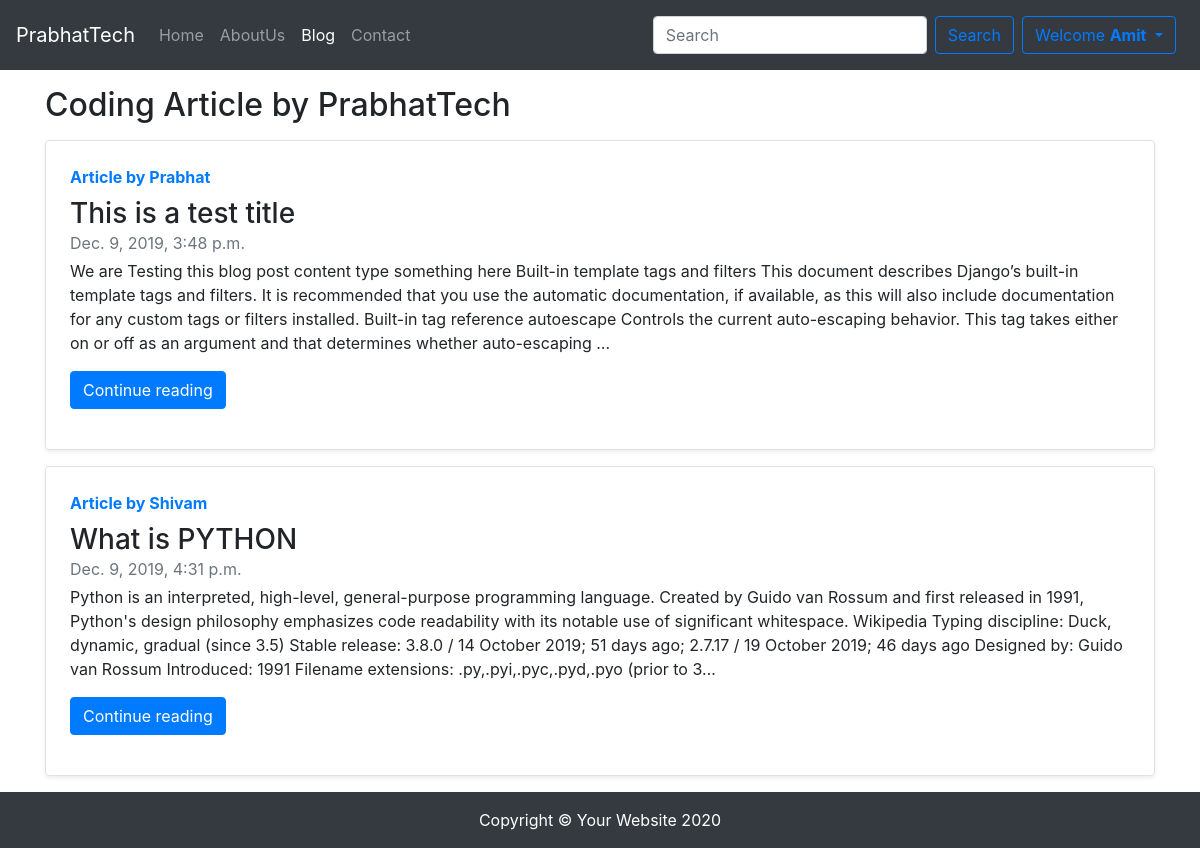
Page /blog/ (signed in) on the committed database.
### blog/models.py (models this page shows, shortened)
class Post(models.Model):
    sno = models.AutoField(primary_key=True)
    title = models.CharField(max_length=500)
    content = models.TextField()
    author = models.CharField(max_length=100)
    slug =  models.CharField(max_length=130)
    timestamp = models.DateTimeField()

### blog/views.py (the view)
# urls.py: path('',views.blogHome , name="blogHome" ),
def blogHome(request):
    allPosts = Post.objects.all()
    context = {'allPosts' : allPosts}
    return render(request,'blog/blogHome.html', context)

### templates/blog/blogHome.html (shortened to what this page needs)
{% extends 'base.html' %}
{% block blogactive %} active {% endblock %}
{% block body %}
<div class="container my-3">
<h2>Coding Article by PrabhatTech</h2>
{% for post  in allPosts %}
    <div class="row no-gutters border rounded overflow-hidden flex-md-row my-3 mb-3 shadow-sm h-md-250 position-relative">
        <div class="col p-4 d-flex flex-column position-static">
          <strong class="d-inline-block mb-2 text-primary">Article by {{post.author}} </strong>
          <h3 class="mb-0">{{post.title}}</h3>
          <div class="mb-1 text-muted">{{post.timestamp}}</div>
          <p class="card-text mb-auto">{{post.content| truncatechars:500 }}</p>
          <div><a href="/blog/{{post.slug}}" role="button" class="btn btn-primary my-3">Continue reading</a></div>
        </div>
    </div>
    {% endfor %}
</div>
{% endblock body %}

### templates/base.html (shortened to what this page needs)
<!DOCTYPE html>
<html lang="en">
<head>
  <link rel="stylesheet" href="https://stackpath.bootstrapcdn.com/bootstrap/4.4.1/css/bootstrap.min.css"
>
</head>
  <link href="//maxcdn.bootstrapcdn.com/font-awesome/4.1.0/css/font-awesome.min.css" rel="stylesheet">
<body>
  <nav class="navbar navbar-expand-lg navbar-dark bg-dark">
    <a class="navbar-brand" href="/">PrabhatTech</a>
    <div class="collapse navbar-collapse" id="navbarSupportedContent">
      <ul class="navbar-nav mr-auto">
        <li class="nav-item {% block homeactive %}
            {% endblock homeactive %}">
          <a class="nav-link" href="/">Home <span class="sr-only">(current)</span></a>
        </li>
        <li class="nav-item {% block aboutactive %}
            {% endblock aboutactive %}">
          <a class="nav-link" href="/about">AboutUs</a>
        </li>
        <li class="nav-item  {% block blogactive %}
            {% endblock blogactive %} ">
          <a class="nav-link" href="/blog">Blog</a>
        </li>
        <li class="nav-item {% block contactactive %}
            {% endblock contactactive %}">
          <a class="nav-link" href="/contact">Contact</a>
        </li>
      </ul>
      <div class="ml-auto form-inline">
        <form class="form-inline my-2 my-lg-0" method="get" action="/search">
          <input class="form-control mr-sm-2" name="query" id="search" type="search" placeholder="Search"
            aria-label="Search">
          <button class="btn btn-outline-primary my-2 " type="submit">Search</button>
        </form>
        {% if user.is_authenticated %}
        <div class="dropdown">
          <button class="btn btn-outline-primary dropdown-toggle my-2 mx-2" type="button" id="dropdownMenuButton" data-toggle="dropdown"
            aria-haspopup="true" aria-expanded="false">
            Welcome <b>{{request.user |title }}</b>
          </button>
        </div>
        {% endif %}
      </div>
  </nav>
  {% block body %}
  {% endblock body %}
  <footer class="py-3 bg-dark">
    <div class="container">
      <p class="m-0 text-center text-white">Copyright © Your Website 2020</p>
    </div>
  </footer>
</body>
</html>

### rows in the picture
Post: author "Prabhat", title "This is a test title", timestamp "Dec. 9, 2019, 3:48 p.m.", content "We are Testing this blog post content type something here Built-in template tags and filters This document describes Django’s built-in template tags and filters. It is recommended that you use the automatic documentation, if available, as this will also include documentation for any custom tags or filters installed. Built-in tag reference autoescape Controls the current auto-escaping behavior. This tag takes either on or off as an argument and that determines whether auto-escaping …"
Post: author "Shivam", title "What is PYTHON", timestamp "Dec. 9, 2019, 4:31 p.m.", content "Python is an interpreted, high-level, general-purpose programming language. Created by Guido van Rossum and first released in 1991, Python's design philosophy emphasizes code readability with its notable use of significant whitespace. Wikipedia Typing discipline: Duck, dynamic, gradual (since 3.5) Stable release: 3.8.0 / 14 October 2019; 51 days ago; 2.7.17 / 19 October 2019; 46 days ago Designed by: Guido van Rossum Introduced: 1991 Filename extensions: .py,.pyi,.pyc,.pyd,.pyo (prior to 3…"

### other values in the picture
{{ request.user |title }} "Amit"
